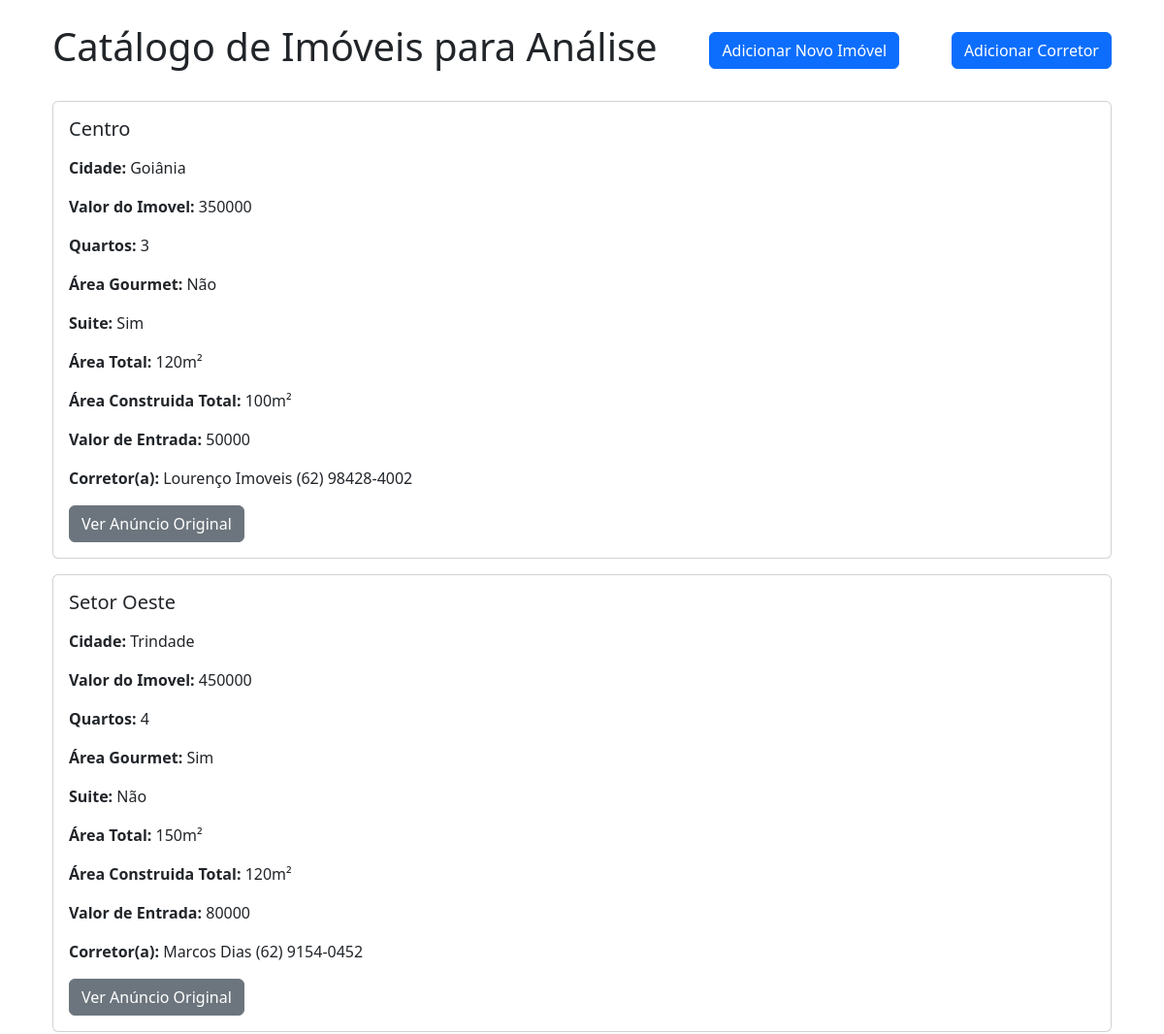
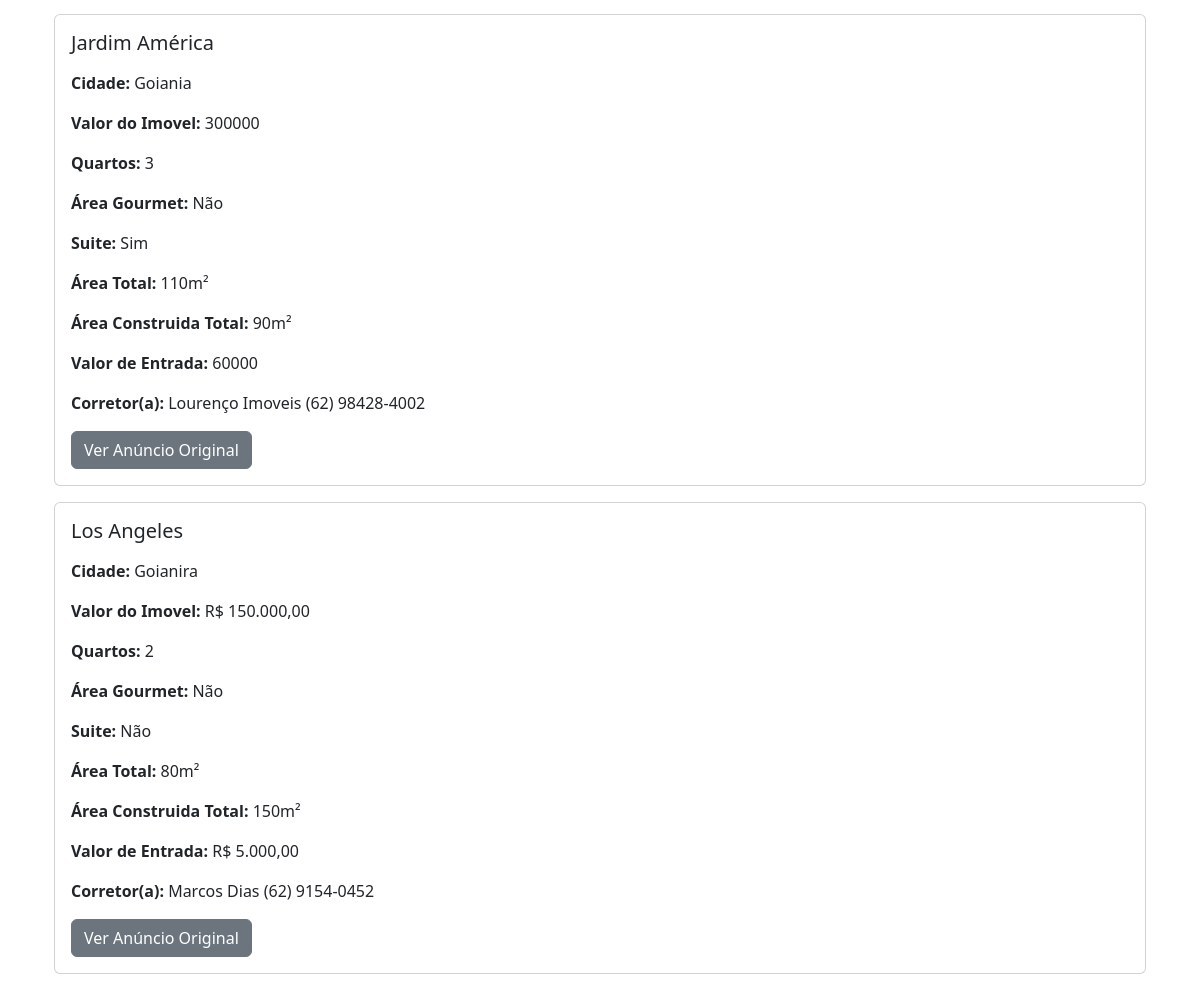
/imoveis, run on the app's committed database (2 pictures, top to bottom).
### models.py (models this page shows, shortened)
class Imoveis(db.Model):
    __tablename__ = 'Imoveis'
    id = db.Column(db.Integer, primary_key=True,autoincrement=True)
    bairro = db.Column(db.String, nullable=False)
    cidade = db.Column(db.String, nullable=False)
    estado = db.Column(db.String, nullable=False, default='Go')
    preco = db.Column(db.Integer, nullable=False)
    quartos = db.Column(db.Integer, nullable=False)
    area_total = db.Column(db.String)
    area_construida = db.Column(db.String)
    area_gourmet = db.Column(db.String)
    suite = db.Column(db.String)
    valor_entrada = db.Column(db.Integer)
    link_anuncio = db.Column(db.String, nullable=False)
    id_corretor = db.Column(db.Integer, db.ForeignKey('Corretores.id'), nullable=False)
    corretor = db.relationship('Corretores', backref='Imoveis')

class Corretores(db.Model):
    __tablename__ = 'Corretores'
    id = db.Column(db.Integer, primary_key=True, autoincrement=True)
    nome = db.Column(db.String,nullable=False)
    contato = db.Column(db.String, nullable=False)

### routes.py (the view)
@rotas.route('/imoveis')
def index():
 imoveis = Imoveis.query.order_by(Imoveis.id)
 return render_template('index.html', lista_de_imoveis=imoveis)

### templates/index.html (shortened to what this page needs)
{% extends 'base.html' %}
{% block content %}
    <div class="d-flex justify-content-between align-items-center mb-4">
        <h1>Catálogo de Imóveis para Análise</h1>
        <a href="/cadastrar_imovel_template" class="btn btn-primary">Adicionar Novo Imóvel</a>
        <a href="/cadastrar_corretor_template" class="btn btn-primary">Adicionar Corretor</a>
    </div>
    {% for imovel in lista_de_imoveis %}
        <div class="card mb-3">
            <div class="card-body">
                <h5 class="card-title">{{ imovel.bairro }}</h1><p></p>
                <p class="card-text"><strong>Cidade:</strong> {{ imovel.cidade }}</p>
                <p class="card-text"><strong>Valor do Imovel:</strong> {{ imovel.preco }}</p>
                <p class="card-text"><strong>Quartos:</strong> {{ imovel.quartos }}</p>
                <p class="card-text"><strong>Área Gourmet:</strong> {{ imovel.area_gourmet }}</p>
                <p class="card-text"><strong>Suite:</strong> {{ imovel.suite }}</p>
                <p class="card-text"><strong>Área Total:</strong> {{ imovel.area_total }}</p>
                <p class="card-text"><strong>Área Construida Total:</strong> {{ imovel.area_construida }}</p>
                <p class="card-text"><strong>Valor de Entrada:</strong> {{ imovel.valor_entrada }}</p>
                <p class="card-text"><strong>Corretor(a):</strong> {{ imovel.corretor.nome }} {{imovel.corretor.contato}}</p>
                <a href="{{ imovel.link_anuncio }}" class="btn btn-secondary" target="_blank">Ver Anúncio Original</a>
            </div>
        </div>
    {% endfor %}
{% endblock %}

### templates/base.html (shortened to what this page needs)
<!doctype html>
<html lang="pt-br">
<head>
   <link rel="stylesheet" href="{{url_for('static', filename='bootstrap.css')}}">
</head>
<body>
    <div class="container">
     <div class="container mt-4">
        {% block content %}{% endblock %}
     </div>
    </div>
</body>
</html>

### data on the page
Imoveis: bairro "Centro", cidade "Goiânia", preco "350000", quartos "3", area_gourmet "Não", suite "Sim", area_total "120m²", area_construida "100m²", valor_entrada "50000", corretor.nome "Lourenço Imoveis", corretor.contato "(62) 98428-4002"
Imoveis: bairro "Setor Oeste", cidade "Trindade", preco "450000", quartos "4", area_gourmet "Sim", suite "Não", area_total "150m²", area_construida "120m²", valor_entrada "80000", corretor.nome "Marcos Dias", corretor.contato "(62) 9154-0452"
Imoveis: bairro "Jardim América", cidade "Goiania", preco "300000", quartos "3", area_gourmet "Não", suite "Sim", area_total "110m²", area_construida "90m²", valor_entrada "60000", corretor.nome "Lourenço Imoveis", corretor.contato "(62) 98428-4002"
Imoveis: bairro "Los Angeles", cidade "Goianira", preco "R$ 150.000,00", quartos "2", area_gourmet "Não", suite "Não", area_total "80m²", area_construida "150m²", valor_entrada "R$ 5.000,00", corretor.nome "Marcos Dias", corretor.contato "(62) 9154-0452"
